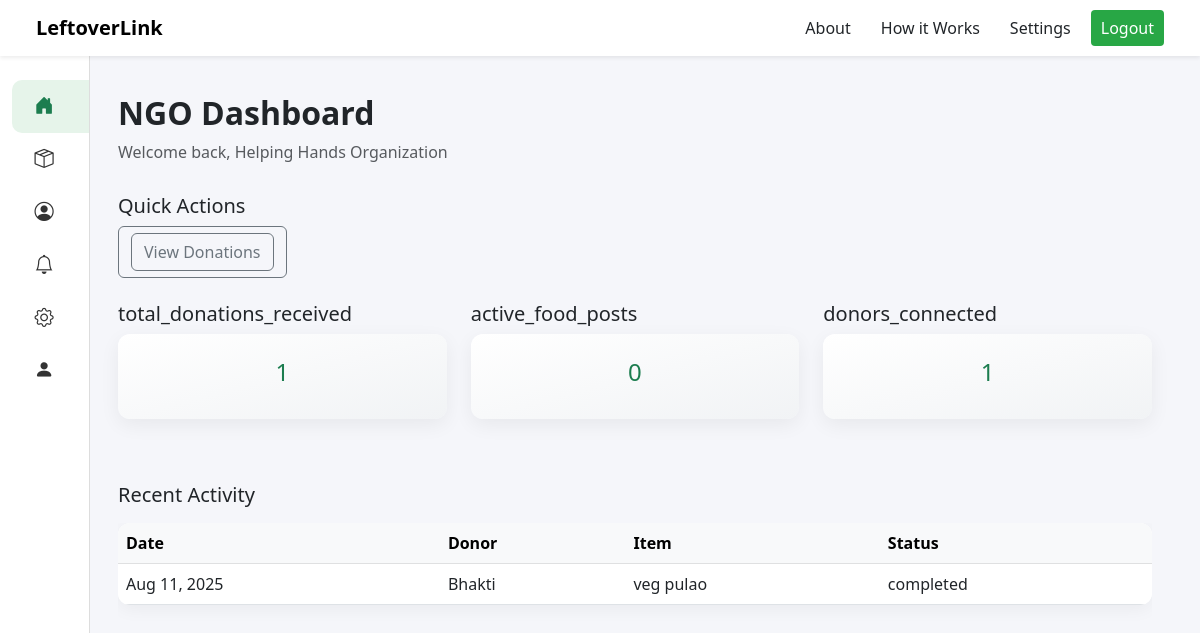
The page /ngo/ (signed in) on the database its author committed.
### leftoverlink_app/models.py (models this page shows, shortened)
class Donation(models.Model):
    food_post = models.ForeignKey(FoodPost, on_delete=models.CASCADE)
    donor = models.ForeignKey(settings.AUTH_USER_MODEL, on_delete=models.CASCADE)
    recipient_name = models.CharField(max_length=100)
    date_donated = models.DateTimeField(auto_now_add=True)
    status = models.CharField(max_length=30, choices=[('pending', 'Pending'), ('completed', 'Completed')], default='pending')

class CustomUser(AbstractUser):
    USER_TYPE_CHOICES = (
        ('donor', 'Donor'),
        ('ngo', 'NGO'),
        ('receiver', 'Receiver'),
    )
    user_type = models.CharField(max_length=10, choices=USER_TYPE_CHOICES)

class FoodPost(models.Model):
    CATEGORY_CHOICES = [
        ('fruits', 'Fruits'),
        ('vegetables', 'Vegetables'),
        ('canned', 'Canned Goods'),
        ('snacks', 'Snacks'),
    ]
    STATUS_CHOICES = [
        ('available', 'Available'),
        ('claimed', 'Claimed'),
        ('expired', 'Expired'),
    ]
    donor = models.ForeignKey(settings.AUTH_USER_MODEL, on_delete=models.CASCADE)
    food_title = models.CharField(max_length=255)
    quantity = models.DecimalField(max_digits=6, decimal_places=2)
    category = models.ForeignKey('Category', on_delete=models.CASCADE)
    latitude = models.FloatField(blank=True, null=True)
    longitude = models.FloatField(blank=True, null=True)
    contact = models.CharField(max_length=15, default='N/A')
    expiry = models.DateTimeField(null=True, blank=True)
    food_image = models.ImageField(upload_to="food_images/")
    location = models.CharField(max_length=255, null=True, blank=True)
    status = models.CharField(max_length=20, choices=STATUS_CHOICES, default='available')

### leftoverlink_app/views.py (the view)
# urls.py: path('ngo/',views.ngo,name='ngo'),
@login_required
def ngo(request):
    if request.user.user_type != 'ngo':
        return render(request, "403.html", status=403)
    total_donations_received = Donation.objects.filter(
        recipient_name=request.user.username
    ).count()
    active_food_posts = FoodPost.objects.filter(
        status='available'
    ).count()
    donors_connected = Donation.objects.filter(
        recipient_name=request.user.username
    ).values('donor').distinct().count()
    recent_activity = Donation.objects.filter(
        recipient_name=request.user.username
    ).order_by('-date_donated')[:10]
    notifications = Notification.objects.filter(user=request.user).order_by('-created_at')[:5]
    ngo_profile, created = NGOProfile.objects.get_or_create(user=request.user)
    ngo_profile.is_verified = True
    ngo_profile.save()
    ngo_profile = NGOVerificationRequest.objects.filter(user=request.user).first()
    context = {
        'total_donations_received': total_donations_received,
        'active_food_posts': active_food_posts,
        'donors_connected': donors_connected,
        'recent_activity': recent_activity,
        'notifications': notifications,
        'ngo_profile': ngo_profile
    }
    return render(request, "ngo.html", context)

### template/ngo.html (shortened to what this page needs)
{% extends 'navbar.html'%}
{% load static %}
{%block content%}
<!DOCTYPE html>
<html lang="en">
<head>
  <link rel="stylesheet" href="{% static 'css/responsive.css' %}" />
  <link href="https://cdn.jsdelivr.net/npm/bootstrap@5.3.0/dist/css/bootstrap.min.css" rel="stylesheet">
  <link href="https://cdn.jsdelivr.net/npm/bootstrap-icons@1.10.5/font/bootstrap-icons.css" rel="stylesheet">
</head>
<body>
  <div class="container-fluid">
    <div class="row">
      <div class="sidebar d-flex flex-column">
        <nav class="nav flex-column mt-3">
          <a class="nav-link active" href="#"><i class="bi bi-house-door-fill"></i><span> Dashboard</span></a>
          <a class="nav-link" href="{% url 'food_list' %}"><i class="bi bi-box-seam"></i><span> Donations</span></a>
          <a class="nav-link" href="{% url 'profile' %}"><i class="bi bi-person-circle"></i><span> Profile</span></a>
          <a class="nav-link" href="{% url 'notifications' %}"><i class="bi bi-bell"></i><span> Notifications</span></a>
          <a class="nav-link" href="{% url 'settings' %}"><i class="bi bi-gear"></i><span> Settings</span></a>
          <a class="nav-link" href="{% url 'ngo_verification' %}">
            <i class="bi bi-person-fill"></i>
          </a>
        </nav>
      </div>
      <div class="main-content col py-4 px-5 fade-slide">
        <div class="dashboard-header">
          <h2 class="fw-bold"> NGO Dashboard</h2>
          <p class="text-muted">Welcome back, Helping Hands Organization</p>
        </div>
        <div class="mb-4">
          <h5>Quick Actions</h5>
          <button class="btn btn-outline-secondary"> <a class="btn btn-outline-secondary"
              href="{% url 'food_list' %}"><span>View Donations</span></a></button>
        </div>
        <div class="row mb-5">
          <div class="col-md-4 fade-slide" style="animation-delay: 0.1s;">
            <h5> total_donations_received</h5>
            <div class="card-box">
              <h5>{{ total_donations_received }}</h5>
            </div>
          </div>
          <div class="col-md-4 fade-slide" style="animation-delay: 0.2s;">
            <h5>active_food_posts</h5>
            <div class="card-box">
              <h5>{{ active_food_posts }}</h5>
            </div>
          </div>
          <div class="col-md-4 fade-slide" style="animation-delay: 0.3s;">
            <h5> donors_connected </h5>
            <div class="card-box">
              <h5>{{ donors_connected }}</h5>
            </div>
          </div>
        </div>
        <h5 class="mb-3 fade-slide">Recent Activity</h5>
        <div class="table-responsive fade-slide">
          <table class="table">
            <thead class="table-light">
              <tr>
                <th>Date</th>
                <th>Donor</th>
                <th>Item</th>
                <th>Status</th>
              </tr>
            </thead>
            <tbody>
              {% for donation in recent_activity %}
              <tr>
                <td>{{ donation.date_donated|date:"M d, Y" }}</td>
                <td>{{ donation.donor.username }}</td>
                <td>{{ donation.food_post.food_title }}</td>
                <td>{{ donation.status }}</td>
              </tr>
              {% empty %}
              <tr>
                <td colspan="4">No recent activity</td>
              </tr>
              {% endfor %}
            </tbody>
          </table>
        </div>
      </div>
    </div>
  </div>
  {%endblock%}

### template/navbar.html (style rules this page uses)
body { padding-top: 70px; transition: padding-left 0.3s ease; }
html { scroll-behavior: smooth; }

### template/ngo.html (style rules this page uses)
body { background-color: #f5f6fa; font-family: 'Segoe UI', sans-serif; }
.fade-slide { opacity: 0; transform: translateY(20px); animation: fadeSlideIn 0.6s ease forwards; }
.sidebar { position: fixed; top: 0; left: 0; height: 100vh; width: 90px; background-color: white; border-right: 1px solid #ddd; padding-top: 2rem; transition: width 0.3s ease; overflow-x: hidden; z-index: 1000; }
.sidebar .nav-link { color: #333; padding: 12px 20px; font-weight: 500; display: flex; align-items: center; white-space: nowrap; transition: background-color 0.2s ease; }
.sidebar .nav-link i { font-size: 1.2rem; margin-right: 16px; min-width: 24px; text-align: center; transition: transform 0.3s; }
.sidebar .nav-link.active { background-color: #e6f4ea; color: #1c7d4f; border-radius: 10px; }
.main-content { margin-left: 70px; transition: margin-left 0.3s ease; padding: 2rem; }
.dashboard-header { margin-bottom: 30px; }
.card-box { border: none; border-radius: 12px; padding: 1.5rem; background: linear-gradient(to bottom right, #ffffff, #f1f3f5); box-shadow: 0 6px 20px rgba(0, 0, 0, 0.06); text-align: center; margin-bottom: 1rem; }
.card-box h5 { font-size: 24px; color: #1c7d4f; }
.table { background: #fff; border-radius: 12px; overflow: hidden; box-shadow: 0 4px 18px rgba(0, 0, 0, 0.05); }

### rows shown on the page
Donation: date_donated "Aug 11, 2025", donor.username "Bhakti", food_post.food_title "veg pulao", status "completed"

### other values the page prints
{{ total_donations_received }} "1"
{{ active_food_posts }} "0"
{{ donors_connected }} "1"
